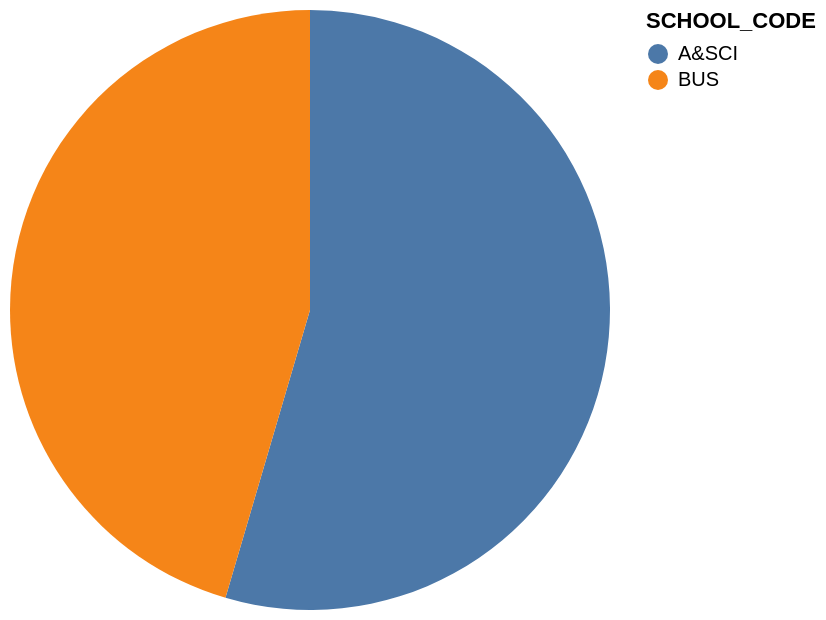

Express this chart as Vega-Lite.
### Vega-Lite specification from a JSON file in a GitHub repository (floating-point values rounded to 4 significant figures)
{"data": {"values": [{"x_data": "A&SCI", "y_data": 12}, {"x_data": "BUS", "y_data": 10}]}, "mark": "arc", "encoding": {"theta": {"field": "y_data", "type": "quantitative", "title": "count(*)"}, "color": {"field": "x_data", "type": "nominal", "title": "SCHOOL_CODE"}}}
